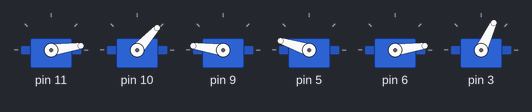
The sketch below on a simulated Arduino Uno, built with avr-gcc and run on an emulated ATmega328P. Shown: 6 × servo.

Above: at 6.17 s.
At 10.9 s:
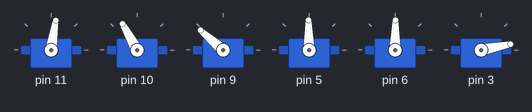
At 15.6 s:
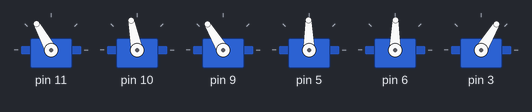
At 18.8 s:
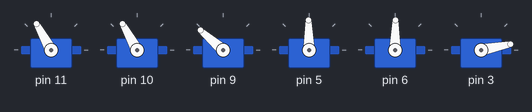
At 25.3 s:
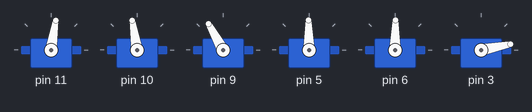
At 36.5 s:
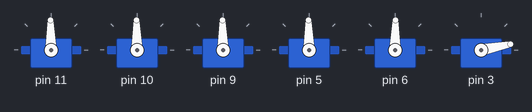
Timing chart, 0 to 38.0 s (numbered marks = the images above):
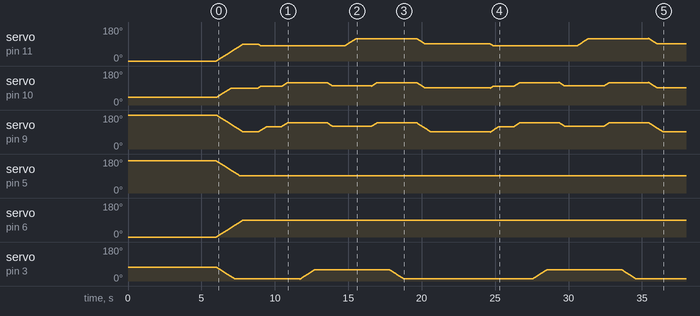

The sketch:

Task1.ino
```cpp
#include <Braccio.h>
#include <Servo.h>

// Declare servos
Servo base;
Servo shoulder;
Servo elbow;
Servo wrist_ver;
Servo wrist_rot;
Servo gripper;

void setup() {
  Braccio.begin();
}

void loop() {

  // 1. Start position
  Braccio.ServoMovement(20, 90, 90, 90, 90, 90, 10);
  delay(1000);

  // 2. Move above Point A
  Braccio.ServoMovement(20, 80, 100, 120, 90, 90, 10);
  delay(1000);

  // 3. Lower to object
  Braccio.ServoMovement(20, 80, 120, 140, 90, 90, 10);
  delay(800);

  // 4. Close gripper (grab)
  Braccio.ServoMovement(20, 80, 120, 140, 90, 90, 60);
  delay(800);

  // 5. Lift object
  Braccio.ServoMovement(20, 80, 100, 120, 90, 90, 60);
  delay(800);

  // 6. Move to Point B
  Braccio.ServoMovement(20, 120, 100, 120, 90, 90, 60);
  delay(1000);

  // 7. Lower to place
  Braccio.ServoMovement(20, 120, 120, 140, 90, 90, 60);
  delay(800);

  // 8. Open gripper (release)
  Braccio.ServoMovement(20, 120, 120, 140, 90, 90, 10);
  delay(800);

  // 9. Return to home
  Braccio.ServoMovement(20, 90, 90, 90, 90, 90, 10);
  delay(3000);
}
```

Measured:
- by itself, servo on pin 5: moves from 170° to 91° over 1.6 s
- by itself, servo on pin 6: moves from 0° to 89° over 1.8 s
